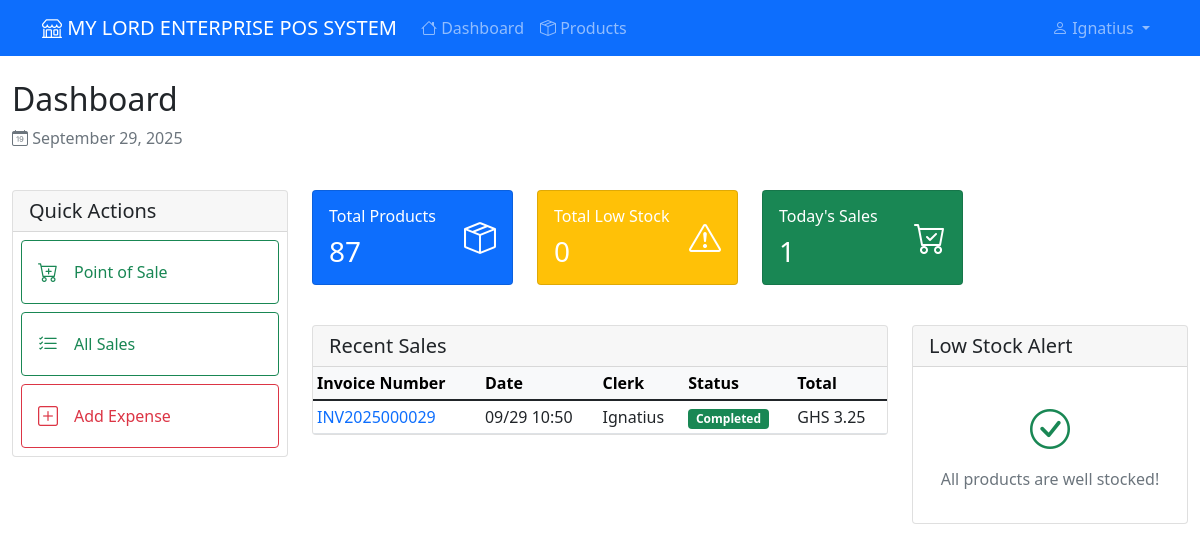
The page / (signed in) on the database as committed earlier.
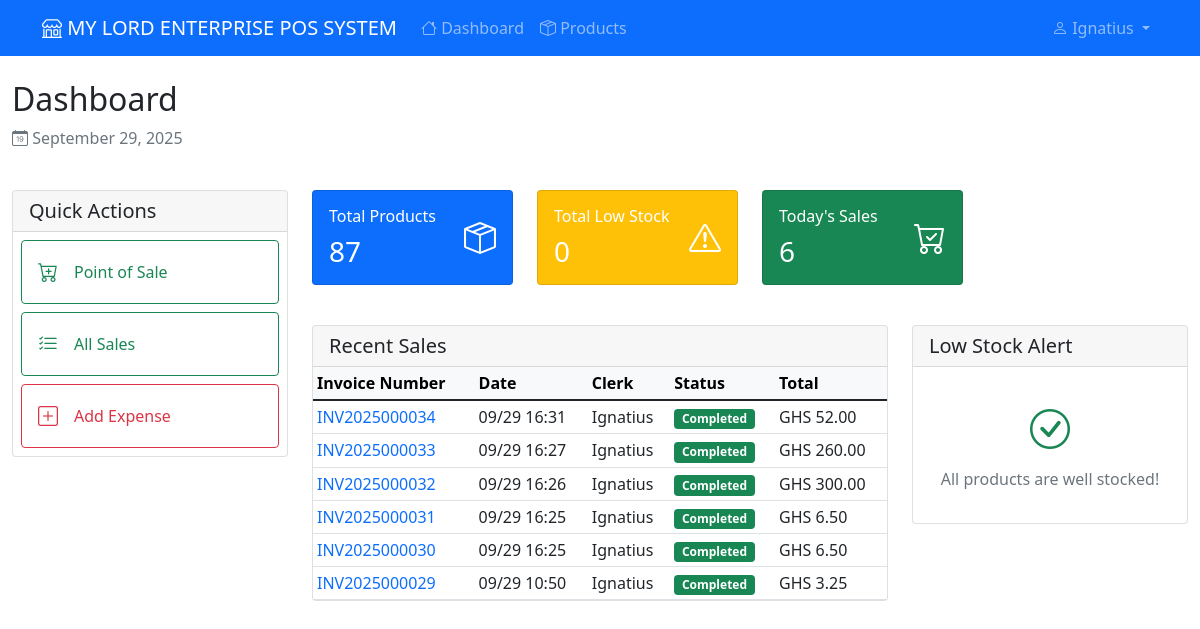
The same page on the database as committed later.
### app/models.py (models this page shows, shortened)
class Sale(db.Model):
    id = db.Column(db.Integer, primary_key=True)
    invoice_number = db.Column(db.String(20), unique=True, nullable=False)
    clerk_id = db.Column(db.Integer, db.ForeignKey('user.id'), nullable=False)
    total_amount = db.Column(db.Numeric(10, 2), nullable=False)
    total_profit = db.Column(db.Numeric(10, 2), nullable=False, default=0.00)
    payment_method = db.Column(db.String(20), nullable=False, default='cash')
    amount_paid = db.Column(db.Numeric(10, 2), nullable=False, default=0.00)
    change_given = db.Column(db.Numeric(10, 2), nullable=False, default=0.00)
    status = db.Column(db.String(20), nullable=False, server_default='completed')
    created_at = db.Column(db.DateTime, default=datetime.utcnow)
    updated_at = db.Column(db.DateTime, default=datetime.utcnow, onupdate=datetime.utcnow)
    sale_items = db.relationship('SaleItem', backref='sale', lazy=True, cascade='all, delete-orphan')

class User(UserMixin, db.Model):
    id = db.Column(db.Integer, primary_key=True)
    username = db.Column(db.String(80), unique=True, nullable=False)
    password_hash = db.Column(db.String(120), nullable=False)
    role = db.Column(db.String(20), nullable=False, default='cashier')  # admin, manager, cashier
    created_at = db.Column(db.DateTime, default=datetime.utcnow)
    is_active = db.Column(db.Boolean, default=True, nullable=False)
    is_temporary_password = db.Column(db.Boolean, default=False, nullable=False)
    password_reset_token = db.Column(db.String(100), nullable=True)
    password_reset_expires = db.Column(db.DateTime, nullable=True)
    must_change_password = db.Column(db.Boolean, default=False, nullable=False)
    last_password_change = db.Column(db.DateTime, nullable=True)
    sales = db.relationship('Sale', backref='clerk', lazy=True)
    expenses = db.relationship('Expense', backref='user', lazy=True)
    def needs_password_change(self):
        return self.must_change_password or self.is_temporary_password
    def is_admin(self):
        return self.role == 'admin'
    def is_manager(self):
        return self.role in ['admin', 'manager']

### app/main.py (the view)
@bp.route('/')
@login_required
def index():
    current_date = datetime.now().strftime('%B %d, %Y')
    total_products = Product.query.count()
    low_stock_products = Product.query.filter(Product.quantity <= 5).count()
    today = date.today()
    total_sales_today = Sale.query.filter(
        func.date(Sale.created_at) == today,
        Sale.status == 'completed'
    ).count()
    page = request.args.get('page', 1, type=int)
    if current_user.role == 'cashier':
        recent_sales = Sale.query.filter(
            Sale.clerk_id == current_user.id,
            Sale.status == 'completed'
        ).order_by(Sale.created_at.desc()).paginate(
            page=page, per_page=10, error_out=False
        )
    else:
        recent_sales = Sale.query.filter(
            Sale.status == 'completed'
        ).order_by(Sale.created_at.desc()).paginate(
            page=page, per_page=10, error_out=False
        )
    low_stock_list = Product.query.filter(
        Product.quantity <= 5
    ).order_by(Product.quantity.asc()).limit(10).all()
    total_users = 0
    if current_user.is_admin():
        total_users = User.query.count()
    stock_values = {
        'total_cost_value': 0,
        'total_retail_value': 0,
        'total_potential_profit': 0
    }
    stock_stats = {
        'total_products': total_products,  # Basic count for everyone
        'in_stock_count': 0,
        'low_stock_count': low_stock_products,  # Basic count for everyone
        'out_of_stock_count': 0,
        'total_quantity': 0
    }
    if current_user.role in ['manager', 'admin']:
        try:
            stock_value_query = db.session.execute(text("""
                SELECT
                    COALESCE(SUM(purchase_price * quantity), 0) as total_cost_value,
                    COALESCE(SUM(full_price * quantity), 0) as total_retail_value,
                    COALESCE(SUM(quantity), 0) as total_quantity
                FROM product
            """)).fetchone()
            if stock_value_query:
                stock_values['total_cost_value'] = float(stock_value_query.total_cost_value or 0)
                stock_values['total_retail_value'] = float(stock_value_query.total_retail_value or 0)
                stock_values['total_potential_profit'] = stock_values['total_retail_value'] - stock_values['total_cost_value']
            stock_stats_query = db.session.execute(text("""
                SELECT
                    COUNT(*) as total_products,
                    SUM(CASE WHEN quantity > 0 THEN 1 ELSE 0 END) as in_stock_count,
                    SUM(CASE WHEN quantity > 0 AND quantity <= 5 THEN 1 ELSE 0 END) as low_stock_count,
                    SUM(CASE WHEN quantity = 0 THEN 1 ELSE 0 END) as out_of_stock_count,
                    COALESCE(SUM(quantity), 0) as total_quantity
                FROM product
            """)).fetchone()
            if stock_stats_query:
                stock_stats['total_products'] = int(stock_stats_query.total_products or 0)
                stock_stats['in_stock_count'] = int(stock_stats_query.in_stock_count or 0)
                stock_stats['low_stock_count'] = int(stock_stats_query.low_stock_count or 0)
                stock_stats['out_of_stock_count'] = int(stock_stats_query.out_of_stock_count or 0)
                stock_stats['total_quantity'] = int(stock_stats_query.total_quantity or 0)
        except Exception as e:
            print(f"Error calculating stock values: {e}")
    else:
        try:
            in_stock_count = Product.query.filter(Product.quantity > 0).count()
            out_of_stock_count = Product.query.filter(Product.quantity == 0).count()
            total_quantity = db.session.query(func.sum(Product.quantity)).scalar() or 0
            stock_stats['in_stock_count'] = in_stock_count
            stock_stats['out_of_stock_count'] = out_of_stock_count
            stock_stats['total_quantity'] = int(total_quantity)
        except Exception as e:
            print(f"Error calculating basic stock stats: {e}")
    return render_template('index.html',
                         current_date=current_date,
                         total_products=total_products,
                         low_stock_products=low_stock_products,
                         total_sales_today=total_sales_today,
                         total_users=total_users,
                         recent_sales=recent_sales,
                         low_stock_list=low_stock_list,
                         stock_values=stock_values,
                         stock_stats=stock_stats)

### app/templates/index.html (shortened to what the changed rows need)
{% extends "base.html" %}
{% block content %}
<div class="row mb-4">
    <div class="col-12">
        <h1 class="h2">Dashboard</h1>
    </div>
</div>
<div class="row">
    <div class="col-lg-9">
        <div class="row mb-4">
            <div class="col-lg-3 col-md-6 mb-3">
                <div class="card text-white bg-success">
                    <div class="card-body">
                        <div class="d-flex justify-content-between">
                            <div>
                                <h6 class="card-title">Today's Sales</h6>
                                <h3 class="mb-0">{{ total_sales_today }}</h3>
                            </div>
                        </div>
                    </div>
                </div>
            </div>
        </div>
        <div class="row">
            <div class="col-lg-8 mb-4">
                <div class="card">
                    <div class="card-body p-0">
                        {% if recent_sales and recent_sales.items %}
                        <div class="table-responsive">
                            <table class="table table-sm table-hover mb-0">
                                <thead class="table-light">
                                    <tr>
                                        <th>Invoice Number</th>
                                        <th>Date</th>
                                        <th>Clerk</th>
                                        <th>Status</th>
                                        <th>Total</th>
                                    </tr>
                                </thead>
                                <tbody>
                                    {% for sale in recent_sales.items %}
                                    <tr>
                                        <td>
                                            <a href="{{ url_for('pos.receipt', sale_id=sale.id) }}" class="text-decoration-none">
                                                {{ sale.invoice_number }}
                                            </a>
                                        </td>
                                        <td>{{ sale.created_at.strftime('%m/%d %H:%M') }}</td>
                                        <td>
                                            {% if sale.clerk %}
                                                {{ sale.clerk.username }}
                                            {% else %}
                                                <span class="text-muted">Unknown</span>
                                            {% endif %}
                                        </td>
                                        <td>
                                            <span class="badge bg-{{ 'success' if sale.status == 'completed' else 'warning' if sale.status == 'pending' else 'secondary' }}">
                                                {{ sale.status.title() }}
                                            </span>
                                        </td>
                                        <td>GHS {{ "%.2f"|format(sale.total_amount) }}</td>
                                    </tr>
                                    {% endfor %}
                                </tbody>
                            </table>
                        </div>
                        {% endif %}
                    </div>
                </div>
            </div>
        </div>
    </div>
</div>
{% endblock %}

Rows that differ between the two databases and show on the page:
added Sale: invoice_number "INV2025000034", created_at "09/29 16:31", clerk.username "Ignatius", status "Completed", total_amount "52.00"
added Sale: invoice_number "INV2025000033", created_at "09/29 16:27", clerk.username "Ignatius", status "Completed", total_amount "260.00"
added Sale: invoice_number "INV2025000032", created_at "09/29 16:26", clerk.username "Ignatius", status "Completed", total_amount "300.00"
added Sale: invoice_number "INV2025000031", created_at "09/29 16:25", clerk.username "Ignatius", status "Completed", total_amount "6.50"
added Sale: invoice_number "INV2025000030", created_at "09/29 16:25", clerk.username "Ignatius", status "Completed", total_amount "6.50"
Other text that changed with them:
{{ total_sales_today }}: "1" → "6"
